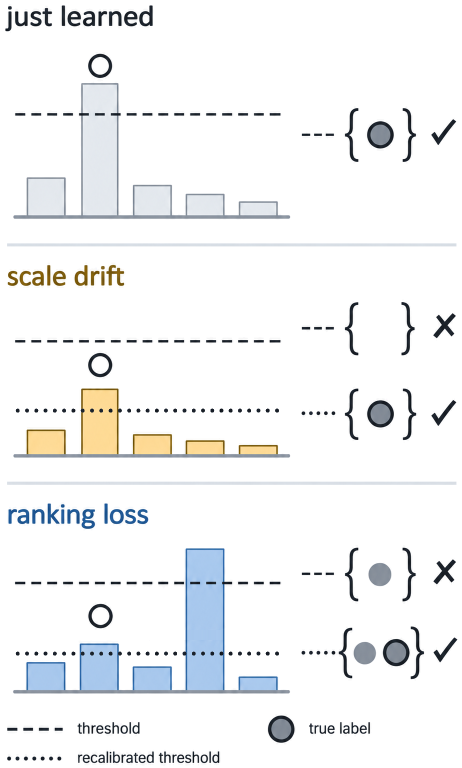
#> input picture figures/schematics/S2_Fig3a.png, 924 x 1536 px (shown at 1/2 size); its folder holds 4 pictures in this run
$ python build_figures.py
#> lines starting #> are read from the running program, lines starting #| are printed output that depends on the picture
### src/figures/journal_type.py
"""Bring a finished figure to Elsevier artwork rules: Arial throughout, 7 pt lettering
at final size (larger call-outs kept), line weights no thinner than 0.25 pt.

Applied after a builder has drawn the figure, so the same builders keep working; the
changes are made on the artists themselves, and tick labels through tick_params so
they survive re-draws.
"""
import matplotlib
import matplotlib.text as mtext
from matplotlib.lines import Line2D
from matplotlib.patches import Patch
from matplotlib.collections import Collection

BASE_PT = 7.0          # Elsevier: 7 pt for normal lettering at final size
CALLOUT_PT = 9.0       # text already at or above this is a deliberate call-out; left as is
MIN_LW = 0.25          # Elsevier: no line thinner than 0.25 pt
SKIP_GIDS = ("tcl_panel_letter", "tcl_panel_title")


def use_arial(font_dir="fonts"):
    import os
    from matplotlib import font_manager as fm
    for f in (sorted(os.listdir(font_dir)) if font_dir and os.path.isdir(font_dir) else []):
        if f.lower().endswith(".ttf"):
            fm.fontManager.addfont(os.path.join(font_dir, f))
    matplotlib.rcParams.update({
        "font.family": "sans-serif", "font.sans-serif": ["Arial"],
        "mathtext.fontset": "custom", "mathtext.rm": "Arial", "mathtext.it": "Arial:italic",
        "mathtext.bf": "Arial:bold", "mathtext.sf": "Arial",
        "pdf.fonttype": 42, "ps.fonttype": 42, "svg.fonttype": "none"})


# [92 lines left out: functions _all_axes, enforce, text_report, panel_overlaps, not called in this run]

### src/figures/build_figures.py
"""Rebuild the five figures (composites + every panel separately) from results/.

    VF_ROOT=/path/to/validity-forgetting  python src/figures/build_figures.py  [--fonts DIR]

Arial is required (Elsevier artwork rule). Pass --fonts with a folder holding the Arial
TTF files if Arial is not installed system-wide. Outputs go to figures/ and figures/panels/.
"""
import os, sys, argparse
import numpy as np
from PIL import Image
HERE = os.path.dirname(os.path.abspath(__file__))
sys.path.insert(0, HERE)
os.chdir(HERE)                                  # the prep scripts import the plotting modules from here
ap = argparse.ArgumentParser(); ap.add_argument("--fonts", default=None); ap.add_argument("--panels-only", action="store_true")
args = ap.parse_args()
ROOT = os.environ.setdefault("VF_ROOT", os.path.abspath(os.path.join(HERE, "..", "..")))
import matplotlib; matplotlib.use("Agg")
import journal_type as JT, panel_export as PE
JT.use_arial(args.fonts)                         # registers TTFs from --fonts (if given) and selects Arial
S = {k: Image.open(os.path.join(ROOT, "figures", "schematics", f)).convert("RGB")
     for k, f in [("S2", "S2_Fig3a.png"), ("S3", "S3_Fig4a.png"), ("S4", "S4_Fig5a.png")]}
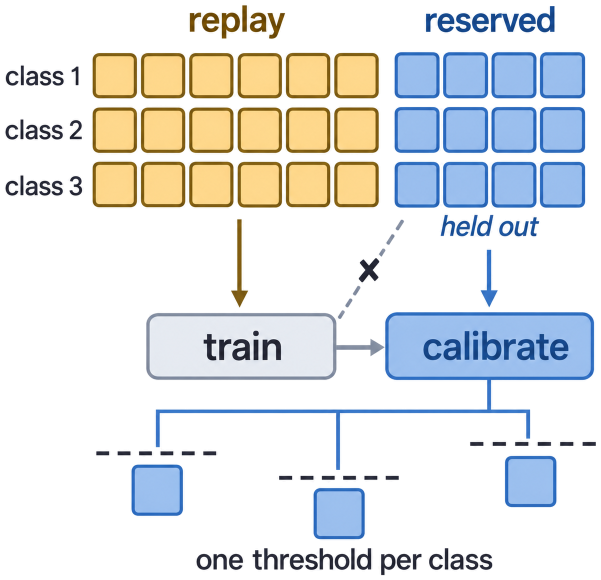
#> input picture figures/schematics/S3_Fig4a.png, 1201 x 1160 px (shown at 1/2 size)
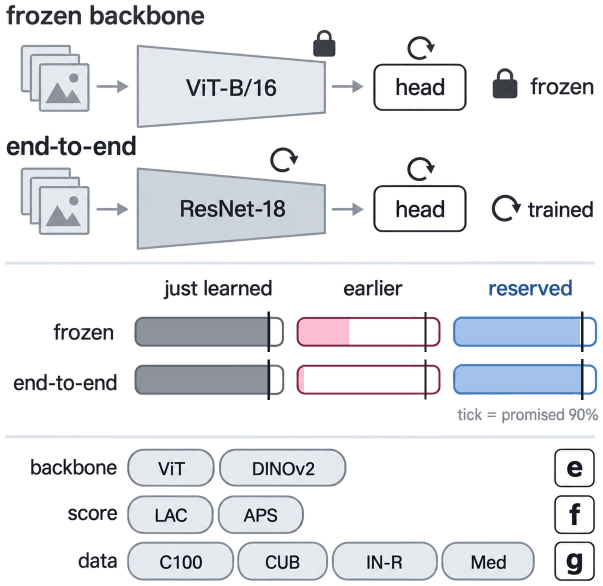
#> input picture figures/schematics/S4_Fig5a.png, 1206 x 1171 px (shown at 1/2 size)
NS = {}
for n in range(1, 6):
    ns = {"__name__": f"fig{n}"}
#> (the run stopped early here; a loop or call above may not have finished)
